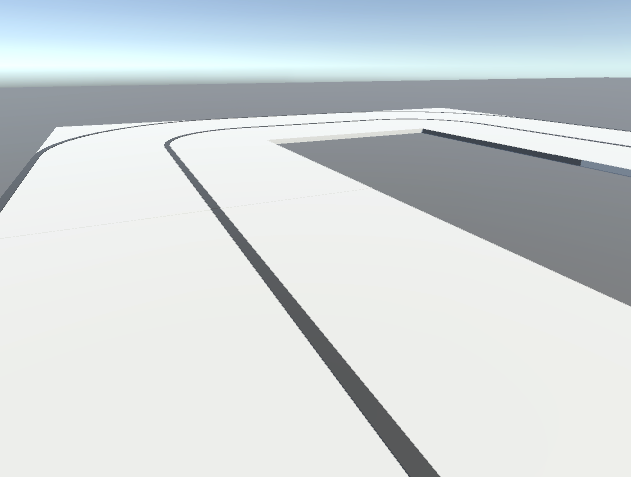
#> input picture ROI_Test/asset/edge_pt2_img.png, 631 x 477 px, found by its file name
$ python 3_edge_angle_img_v1.py
#> lines starting #> are read from the running program, lines starting #| are printed output that depends on the picture; after the words box and inside, x2 and y2 are one past the last pixel; in counts of white or black regions, pixels touching at a corner belong together
import cv2
import numpy as np

img = cv2.imread('./asset/edge_pt2_img.png')
#> img is the input picture: shape (477, 631, 3); mean B, G, R 217.1, 215, 208.4
img_copy = img.copy()
img_resize = cv2.resize(img, (640, 480)) # (480,640,3)

height, width, channel = img_resize.shape
#> height = 480; width = 640; channel = 3
crop = img_resize[int(height/2):, :, :]
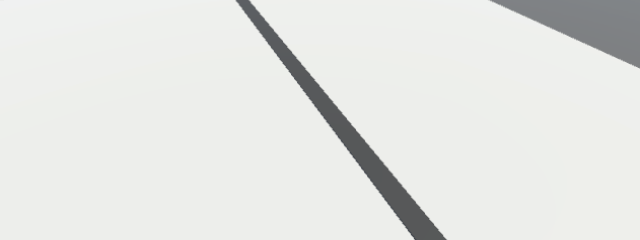
#> crop: shape (240, 640, 3); mean B, G, R 227, 229.7, 228.4

gray = cv2.cvtColor(crop, cv2.COLOR_BGR2GRAY)
canny = cv2.Canny(gray, 30, 70)
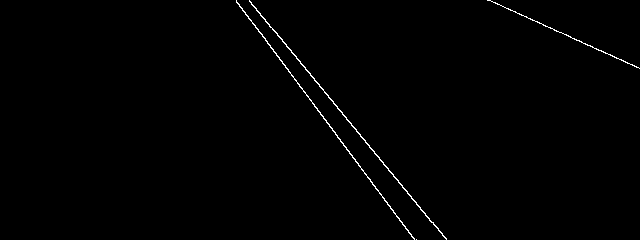
#> canny: shape (240, 640); 0.68% white in thin lines or dots, all inside (x1, y1, x2, y2) = (236, 0, 640, 240)

# 직선 성분 검출
lines = cv2.HoughLinesP(canny, 1, np.pi / 180., 160, minLineLength=50, maxLineGap=5)
#> lines = [[291, 75, 414, 239], [275, 31, 420, 209], [236, 1, 393, 210]]
img_lines = cv2.line(crop, (lines[0][0][0], lines[0][0][1]), (lines[0][0][2], lines[0][0][3]), (0,0,255), 5)
img_lines = cv2.line(crop, (lines[1][0][0], lines[1][0][1]), (lines[1][0][2], lines[1][0][3]), (0,0,255), 5)
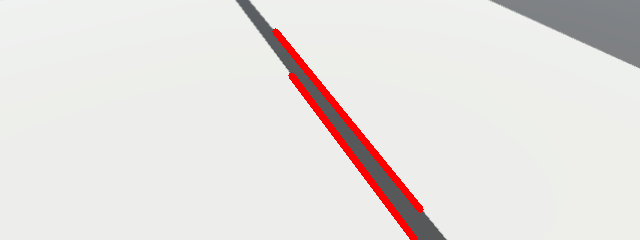
#> img_lines: shape (240, 640, 3); mean B, G, R 223.8, 226.5, 230.3
print(lines.shape)
#| (3, 1, 4)
line_xy = set()
for i in range(0, crop.shape[0]):
    for j in range(0, crop.shape[1]):
        this_img = crop[i][j]
        if this_img[0] == 0 and this_img[1] == 0 and this_img[2]==255:
            line_xy.add((j,i))
#> after the loop, line_xy = 3068 items

line_xy_list = list(line_xy)
#> line_xy_list = 3068 pairs, first value 272 to 423, second value 28 to 239
line_xy_list.sort()

print(f'선분 좌표:{line_xy_list}')
#> (printed output is left out)
for z in range(len(line_xy_list)):
    cv2.circle(crop, line_xy_list[z], 1, (255, 0, 0), -1)
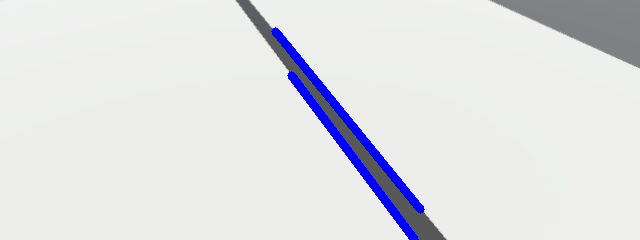
#> crop: shape (240, 640, 3); 2.46% of pixels changed, all inside (x1, y1, x2, y2) = (271, 27, 425, 240)

#print(line_xy_list[0][0], line_xy_list[0][1])
#print(type(line_xy_list), type(line_xy_list[0][0]))

# 자동차 위치 = (int(width/2), height)
height_crop, width_crop, channel_crop = crop.shape
#> height_crop = 240; width_crop = 640; channel_crop = 3
x = int(width_crop/2)
#> x = 320
y = height_crop
#> y = 240
cv2.circle(crop, (x,y), 10, (0,0,255), -1)     # 자동차 위치
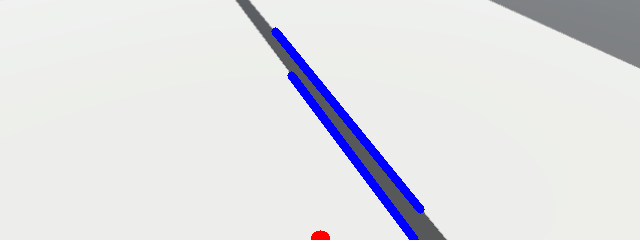
#> crop: shape (240, 640, 3); 0.1% of pixels changed, all inside (x1, y1, x2, y2) = (311, 230, 330, 240)
cv2.circle(crop, (0,0), 10, (0,0,255), -1)     # (0,0) 지점
#> crop: shape (240, 640, 3); 0.06% of pixels changed, all inside (x1, y1, x2, y2) = (0, 0, 11, 11)
cv2.circle(crop, (640,240), 10, (0,0,255), -1) # (640,240) 지점
#> crop: shape (240, 640, 3); mean B, G, R 228.8, 225.2, 224.5
print('가준 좌표:', x,y)

# 선분 좌표 저장
target_0 = []
target_45 = []
target_90 = []
target_135 = []
target_180 = []
for find in line_xy_list:
    # 0도 (우측)
    if find[1] == y-1 and find[0] > x:
        target_0.append(find)
        cv2.circle(crop, (find[0], find[1]), 10, (0, 255, 255), -1)
        #print(f'target_0: {find}')
    # 45도 (우측)
    elif -find[0]+560 == find[1]:
        target_45.append(find)
        cv2.circle(crop, (find[0], find[1]), 10, (0, 255, 255), -1)
        #print(f'target_45: {find}')
    # 90도 (수직)
    elif find[0] == x-1:
        target_90.append(find)
        cv2.circle(crop, (find[0], find[1]), 10, (0, 255, 255), -1)
        #print(f'target_90: {find}')
    # 135도 (좌측)
    elif find[0]-80 == find[1]:
        target_135.append(find)
        cv2.circle(crop, (find[0], find[1]), 10, (0, 255, 255), -1)
        #print(f'target_135: {find}')
    # 180도 (좌측)
    elif find[1] == y-1 and find[0] < x:
        target_180.append(find)
        cv2.circle(crop, (find[0], find[1]), 10, (0, 255, 255), -1)
#> this loop made 3068 passes
#> find on passes 1 to 3: (272, 31), (273, 29), (273, 30)
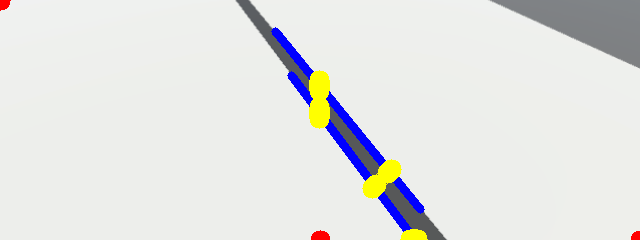
#> crop: shape (240, 640, 3); mean B, G, R 226, 227.5, 226.7
#> after the loop, target_0 = [(410, 239), (411, 239), (412, 239), (413, 239), (414, 239), (415, 239), (416, 239), (417, 239)]; target_135 = []; target_180 = []; target_45 = [(372, 188), (373, 187), (374, 186), (375, 185), (376, 184), (387, 173), (388, 172), (389, 171), (390, 170), (391, 169)]; target_90 = [(319, 80), (319, 81), (319, 82), (319, 83), (319, 84), (319, 85), (319, 86), (319, 87), (319, 88), (319, 89), (319, 90), (319, 107), (319, 108), (319, 109), (319, 110), (319, 111), (319, 112), (319, 113), (319, 114), (319, 115), (319, 116), (319, 117), (319, 118)]
        #print(f'target_180: {find}')

# 기준점과 이어진 선 그리기
## target=0
if len(target_0)>=1:
    target_center_num0 = len(target_0)//2
#> target_center_num0 = 4
    print('---target degree = 0---')
    print(f'target_index:{target_center_num0}')
    print(f'target_len:{len(target_0)}')
    print(f'target:{target_0[target_center_num0]}')
    cv2.circle(crop, (target_0[target_center_num0][0], target_0[target_center_num0][1]), 10, (0, 255, 0), -1)
    cv2.line(crop, (x, y), (target_0[target_center_num0][0], target_0[target_center_num0][1]), (0, 255, 0), 5)
elif len(target_0) == 0:
    cv2.line(crop, (x, y), (2*x, y), (255, 255, 0), 3)

## target=45
if len(target_45)>=1:
    target_center_num45 = len(target_45)//2
#> target_center_num45 = 5
    print('---target degree = 45---')
    print(f'target_index:{target_center_num45}')
    print(f'target_len:{len(target_45)}')
    print(f'target:{target_45[target_center_num45]}')
    cv2.circle(crop, (target_45[target_center_num45][0], target_45[target_center_num45][1]), 10, (0, 255, 0), -1)
    cv2.line(crop, (x, y), (target_45[target_center_num45][0], target_45[target_center_num45][1]), (0, 255, 0), 5)
elif len(target_45) == 0:
    cv2.line(crop, (x, y), (x, y//2), (255, 255, 0), 3)

## target=90
if len(target_90)>=1:
    target_center_num90 = len(target_90)//2
#> target_center_num90 = 11
    print('---target degree = 90---')
    print(f'target_index:{target_center_num90}')
    print(f'target_len:{len(target_90)}')
    print(f'target:{target_90[target_center_num90]}')
    cv2.circle(crop, (target_90[target_center_num90][0], target_90[target_center_num90][1]), 10, (0, 255, 0), -1)
    cv2.line(crop, (x, y), (target_90[target_center_num90][0], target_90[target_center_num90][1]), (0, 255, 0), 5)
# 90도에 해당하는 선분 좌표가 없는경우 기준선으로 직선 그리기
elif len(target_90) == 0:
    cv2.line(crop, (x, y), (x, 0), (255, 255, 0), 3)

## target=135
if len(target_135)>=1:
    target_center_num135 = len(target_135)//2
    print('---target degree = 135---')
    print(f'target_index:{target_center_num135}')
    print(f'target_len:{len(target_135)}')
    print(f'target:{target_135[target_center_num135]}')
    cv2.circle(crop, (target_135[target_center_num135][0], target_135[target_center_num135][1]), 10, (0, 255, 0), -1)
    cv2.line(crop, (x, y), (target_135[target_center_num135][0], target_135[target_center_num135][1]), (0, 255, 0), 5)
elif len(target_135) == 0:
    cv2.line(crop, (x, y), (0, y//2), (255, 255, 0), 3)

## target=180
if len(target_180)>=1:
    target_center_num180 = len(target_180)//2
    print('---target degree = 180---')
    print(f'target_index:{target_center_num180}')
    print(f'target_len:{len(target_180)}')
    print(f'target:{target_180[target_center_num180]}')
    cv2.circle(crop, (target_180[target_center_num180][0], target_180[target_center_num180][1]), 10, (0, 255, 0), -1)
    cv2.line(crop, (x, y), (target_180[target_center_num180][0], target_180[target_center_num180][1]), (0, 255, 0), 5)
elif len(target_180) == 0:
    cv2.line(crop, (x, y), (0, y), (255, 255, 0), 3)
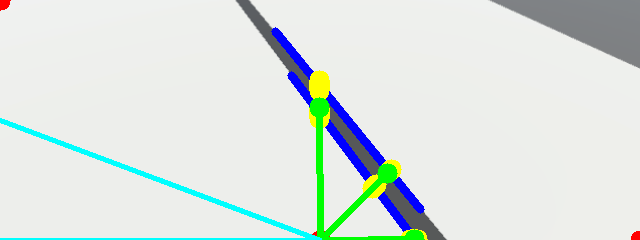
#> crop: shape (240, 640, 3); mean B, G, R 224.4, 228.1, 219.2

cv2.imshow('orig', img_copy)
cv2.imshow('crop', crop)

key = cv2.waitKey(1) & 0xFF
#> (key q is pressed here)
if key == ord("q"):
    message = "exit"

cv2.waitKey(0)
cv2.destroyAllWindows()
